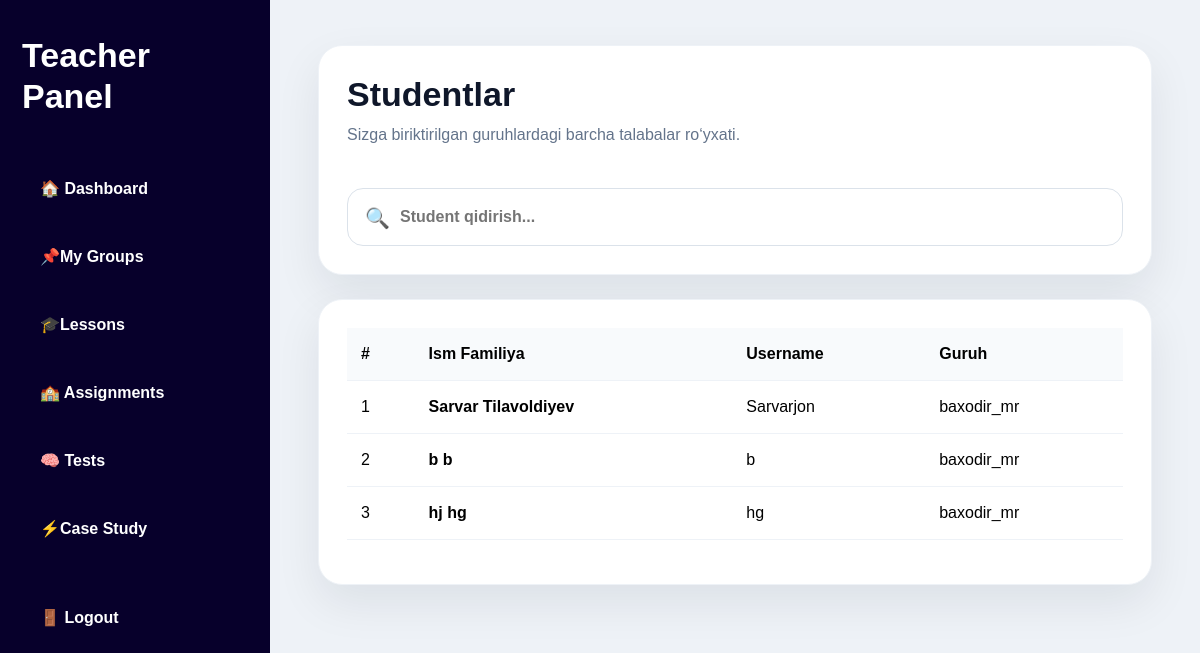
Screenshot of /teacher/students/ (signed in) with the database file from the repository.
### accounts/models.py (models this page shows, shortened)
class Profile(models.Model):
    ROLE_CHOICES = (
        ('student', 'Student'),
        ('teacher', 'Teacher'),
    )
    user = models.OneToOneField(
        User,
        on_delete=models.CASCADE,
        related_name='profile'
    )
    full_name = models.CharField(max_length=150, blank=True)
    role = models.CharField(
        max_length=20,
        choices=ROLE_CHOICES,
        default='student'
    )
    group = models.ForeignKey(
        'education.Group',
        on_delete=models.SET_NULL,
        blank=True,
        null=True,
        related_name='student_profiles'
    )
    avatar = models.ImageField(
        upload_to='avatars/',
        blank=True,
        null=True
    )
    xp = models.PositiveIntegerField(default=0)
    level = models.PositiveIntegerField(default=1)
    coins = models.PositiveIntegerField(default=0)
    badge_count = models.PositiveIntegerField(default=0)

### education/models.py (models this page shows, shortened)
class Group(models.Model):
    name = models.CharField(max_length=100, unique=True)
    description = models.TextField(blank=True, null=True)
    created_at = models.DateTimeField(default=timezone.now)
    class Meta:
        ordering = ['name']
        verbose_name = 'Group'
        verbose_name_plural = 'Groups'

### dashboard/views.py (the view)
    def wrapper(request, *args, **kwargs):
        if not request.user.is_authenticated:
            return redirect('/login/')
        if not hasattr(request.user, 'profile'):
            return redirect('/login/')
        if request.user.profile.role != 'teacher':
            return redirect('/student/')
        return view_func(request, *args, **kwargs)

### dashboard/views.py (called while the page is built, shortened)
def teacher_only(view_func):
    def wrapper(request, *args, **kwargs):
        if not request.user.is_authenticated:
            return redirect('/login/')
        if not hasattr(request.user, 'profile'):
            return redirect('/login/')
        if request.user.profile.role != 'teacher':
            return redirect('/student/')
        return view_func(request, *args, **kwargs)
    return wrapper

def teacher_groups_qs(user):
    return Group.objects.filter(
        teacher_groups__teacher=user
    ).distinct()

@login_required
@teacher_only
def teacher_students(request):
    groups = teacher_groups_qs(request.user)
    search = request.GET.get('q', '').strip()
    students = Profile.objects.filter(
        role='student',
        group__in=groups
    ).select_related('user', 'group').order_by('full_name')
    return render(request, 'dashboard/teacher_students.html', {
        'students': students,
        'search': search,
    })

### dashboard/templates/dashboard/teacher_students.html
{% extends 'dashboard/teacher_base.html' %}
{% block teacher_content %}
<div class="teacher-card">
    <div class="page-top">
        <div>
            <h1>Studentlar</h1>
            <p>Sizga biriktirilgan guruhlardagi barcha talabalar ro‘yxati.</p>
        </div>
    </div>
    <form method="get" style="margin-top:25px;">
        <div style="position:relative;">
            <span style="position:absolute;left:18px;top:15px;font-size:20px;">🔍</span>
            <input
                type="text"
                name="q"
                value="{{ search }}"
                placeholder="Student qidirish..."
                style="width:100%;padding:16px 18px 16px 52px;border-radius:16px;border:1px solid #dbe2ea;font-weight:700;"
            >
        </div>
    </form>
</div>
<div class="teacher-card mt-4">
    {% if students %}
    <table class="table table-hover align-middle">
        <thead>
            <tr>
                <th>#</th>
                <th>Ism Familiya</th>
                <th>Username</th>
                <th>Guruh</th>
            </tr>
        </thead>
        <tbody>
            {% for profile in students %}
            <tr>
                <td>{{ forloop.counter }}</td>
                <td>
                    <b>{{ profile.full_name }}</b>
                </td>
                <td>{{ profile.user.username }}</td>
                <td>{{ profile.group.name }}</td>
            </tr>
            {% endfor %}
        </tbody>
    </table>
    {% else %}
    <div style="text-align:center;padding:45px;">
        <h2>Student topilmadi</h2>
        <p style="color:#64748b;">Qidiruv bo‘yicha natija yo‘q yoki sizga student biriktirilmagan.</p>
    </div>
    {% endif %}
</div>
{% endblock %}

### static/css/style.css (style rules this page uses)
* { margin:0; padding:0; box-sizing:border-box; }
html,body { width:100%; min-height:100%; }
body { font-family:Arial,sans-serif; background:#eef2f7; color:#1e293b; }
.teacher-card, .admin-box, .stat-card { background:#fff; border-radius:24px; padding:28px; box-shadow:0 18px 45px rgba(15,23,42,.08); border:1px solid #eef2f7; margin-bottom:24px; }
.page-top { display:flex; justify-content:space-between; align-items:center; gap:24px; margin-bottom:24px; }
.page-top h1 { margin:0; font-size:36px; font-weight:900; color:#0f172a; }
.page-top p { color:#64748b; margin-top:8px; }
.table { width:100%; border-collapse:collapse; }
.table th, .table td { padding:14px; border-bottom:1px solid #eef2f7; text-align:left; }
.table th { background:#f8fafc; font-weight:900; }
.mt-4 { margin-top:24px; }

### dashboard/templates/dashboard/teacher_base.html (style rules this page uses)
* { box-sizing:border-box; }
html, body { margin:0; padding:0; overflow-x:hidden; background:#eef2f7; }
.teacher-card { background:#ffffff; border-radius:24px; padding:28px; box-shadow:0 18px 45px rgba(15,23,42,0.08); border:1px solid #eef2f7; }
.page-top { display:flex; justify-content:space-between; align-items:center; gap:20px; }
.page-top h1 { margin:0; font-size:34px; font-weight:900; color:#0f172a; }
.page-top p { margin-top:8px; color:#64748b; font-size:16px; }
.mt-4 { margin-top:24px; }

### rows the page displays
Profile: full_name "Sarvar Tilavoldiyev", user.username "Sarvarjon", group.name "baxodir_mr"
Profile: full_name "b b", user.username "b", group.name "baxodir_mr"
Profile: full_name "hj hg", user.username "hg", group.name "baxodir_mr"
